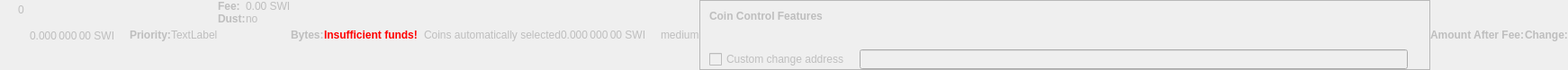
    <widget class="QWidget" name="dummyHideWidget" native="true">
     <property name="enabled">
      <bool>false</bool>
     </property>
     <property name="maximumSize">
      <size>
       <width>100</width>
       <height>22</height>
      </size>
     </property>
     <layout class="QHBoxLayout" name="dummyHideLayout">
      <property name="spacing">
       <number>0</number>
      </property>
      <property name="leftMargin">
       <number>0</number>
      </property>
      <property name="topMargin">
       <number>0</number>
      </property>
      <property name="rightMargin">
       <number>0</number>
      </property>
      <property name="bottomMargin">
       <number>0</number>
      </property>
      <item>
       <layout class="QFormLayout" name="formLayoutCoinControl1">
        <property name="horizontalSpacing">
         <number>10</number>
        </property>
        <property name="verticalSpacing">
         <number>14</number>
        </property>
        <property name="leftMargin">
         <number>10</number>
        </property>
        <property name="topMargin">
         <number>4</number>
        </property>
        <property name="rightMargin">
         <number>6</number>
        </property>
        <item row="0" column="1">
         <widget class="QLabel" name="labelCoinControlBytes">
          <property name="cursor">
           <cursorShape>IBeamCursor</cursorShape>
          </property>
          <property name="contextMenuPolicy">
           <enum>Qt::ActionsContextMenu</enum>
          </property>
          <property name="text">
           <string notr="true">0</string>
          </property>
          <property name="textInteractionFlags">
           <set>Qt::LinksAccessibleByMouse|Qt::TextSelectableByKeyboard|Qt::TextSelectableByMouse</set>
          </property>
         </widget>
        </item>
       </layout>
      </item>
      <item>
       <widget class="QLabel" name="labelCoinControlAfterFee">
        <property name="enabled">
         <bool>false</bool>
        </property>
        <property name="sizePolicy">
         <sizepolicy hsizetype="Fixed" vsizetype="Fixed">
          <horstretch>0</horstretch>
          <verstretch>0</verstretch>
         </sizepolicy>
        </property>
        <property name="minimumSize">
         <size>
          <width>111</width>
          <height>12</height>
         </size>
        </property>
        <property name="maximumSize">
         <size>
          <width>111</width>
          <height>12</height>
         </size>
        </property>
        <property name="cursor">
         <cursorShape>IBeamCursor</cursorShape>
        </property>
        <property name="contextMenuPolicy">
         <enum>Qt::ActionsContextMenu</enum>
        </property>
        <property name="text">
         <string notr="true">0.000 000 00 SWI</string>
        </property>
        <property name="textInteractionFlags">
         <set>Qt::LinksAccessibleByMouse|Qt::TextSelectableByKeyboard|Qt::TextSelectableByMouse</set>
        </property>
       </widget>
      </item>
      <item>
       <widget class="QLabel" name="labelCoinControlPriorityText">
        <property name="enabled">
         <bool>false</bool>
        </property>
        <property name="font">
         <font>
          <weight>75</weight>
          <bold>true</bold>
         </font>
        </property>
        <property name="text">
         <string>Priority:</string>
        </property>
       </widget>
      </item>
      <item>
       <layout class="QHBoxLayout" name="horizontalLayout">
        <item>
         <widget class="QLabel" name="WarningLabel">
          <property name="text">
           <string>TextLabel</string>
          </property>
         </widget>
        </item>
       </layout>
      </item>
      <item>
       <layout class="QFormLayout" name="formLayoutCoinControl3">
        <property name="horizontalSpacing">
         <number>0</number>
        </property>
        <property name="verticalSpacing">
         <number>0</number>
        </property>
        <property name="leftMargin">
         <number>0</number>
        </property>
        <property name="topMargin">
         <number>0</number>
        </property>
        <property name="rightMargin">
         <number>0</number>
        </property>
        <item row="0" column="0">
         <widget class="QLabel" name="labelCoinControlFeeText">
          <property name="enabled">
           <bool>false</bool>
          </property>
          <property name="font">
           <font>
            <weight>75</weight>
            <bold>true</bold>
           </font>
          </property>
          <property name="text">
           <string>Fee:</string>
          </property>
          <property name="margin">
           <number>0</number>
          </property>
         </widget>
        </item>
        <item row="0" column="1">
         <widget class="QLabel" name="labelCoinControlFee">
          <property name="enabled">
           <bool>false</bool>
          </property>
          <property name="cursor">
           <cursorShape>IBeamCursor</cursorShape>
          </property>
          <property name="contextMenuPolicy">
           <enum>Qt::ActionsContextMenu</enum>
          </property>
          <property name="text">
           <string notr="true">0.00 SWI</string>
          </property>
          <property name="textInteractionFlags">
           <set>Qt::LinksAccessibleByMouse|Qt::TextSelectableByKeyboard|Qt::TextSelectableByMouse</set>
          </property>
         </widget>
        </item>
        <item row="1" column="0">
         <widget class="QLabel" name="labelCoinControlLowOutputText">
          <property name="enabled">
           <bool>false</bool>
          </property>
          <property name="font">
           <font>
            <weight>75</weight>
            <bold>true</bold>
           </font>
          </property>
          <property name="text">
           <string>Dust:</string>
          </property>
         </widget>
        </item>
        <item row="1" column="1">
         <widget class="QLabel" name="labelCoinControlLowOutput">
          <property name="enabled">
           <bool>false</bool>
          </property>
          <property name="cursor">
           <cursorShape>IBeamCursor</cursorShape>
          </property>
          <property name="contextMenuPolicy">
           <enum>Qt::ActionsContextMenu</enum>
          </property>
          <property name="text">
           <string>no</string>
          </property>
          <property name="textInteractionFlags">
           <set>Qt::LinksAccessibleByMouse|Qt::TextSelectableByKeyboard|Qt::TextSelectableByMouse</set>
          </property>
         </widget>
        </item>
       </layout>
      </item>
      <item>
       <widget class="QLabel" name="labelCoinControlBytesText">
        <property name="enabled">
         <bool>false</bool>
        </property>
        <property name="font">
         <font>
          <weight>75</weight>
          <bold>true</bold>
         </font>
        </property>
        <property name="text">
         <string>Bytes:</string>
        </property>
       </widget>
      </item>
      <item>
       <layout class="QFormLayout" name="formLayoutCoinControl2">
        <property name="horizontalSpacing">
         <number>0</number>
        </property>
        <property name="verticalSpacing">
         <number>0</number>
        </property>
        <property name="leftMargin">
         <number>0</number>
        </property>
        <property name="topMargin">
         <number>0</number>
        </property>
        <property name="rightMargin">
         <number>0</number>
        </property>
       </layout>
      </item>
      <item>
       <layout class="QHBoxLayout" name="horizontalLayoutCoinControl2">
        <property name="spacing">
         <number>0</number>
        </property>
        <property name="bottomMargin">
         <number>0</number>
        </property>
       </layout>
      </item>
      <item>
       <widget class="QLabel" name="labelCoinControlInsuffFunds">
        <property name="enabled">
         <bool>false</bool>
        </property>
        <property name="minimumSize">
         <size>
          <width>0</width>
          <height>0</height>
         </size>
        </property>
        <property name="font">
         <font>
          <weight>75</weight>
          <bold>true</bold>
         </font>
        </property>
        <property name="styleSheet">
         <string notr="true">color:red;font-weight:bold;</string>
        </property>
        <property name="text">
         <string>Insufficient funds!</string>
        </property>
        <property name="margin">
         <number>5</number>
        </property>
       </widget>
      </item>
      <item>
       <layout class="QFormLayout" name="formLayoutCoinControl4">
        <property name="horizontalSpacing">
         <number>0</number>
        </property>
        <property name="verticalSpacing">
         <number>0</number>
        </property>
        <property name="leftMargin">
         <number>0</number>
        </property>
        <property name="topMargin">
         <number>0</number>
        </property>
        <property name="rightMargin">
         <number>0</number>
        </property>
       </layout>
      </item>
      <item>
       <widget class="QLabel" name="labelCoinControlChangeLabel">
        <property name="enabled">
         <bool>false</bool>
        </property>
        <property name="sizePolicy">
         <sizepolicy hsizetype="Preferred" vsizetype="Expanding">
          <horstretch>0</horstretch>
          <verstretch>0</verstretch>
         </sizepolicy>
        </property>
        <property name="minimumSize">
         <size>
          <width>0</width>
          <height>0</height>
         </size>
        </property>
        <property name="text">
         <string/>
        </property>
        <property name="margin">
         <number>3</number>
        </property>
       </widget>
      </item>
      <item>
       <widget class="QLabel" name="labelCoinControlAutomaticallySelected">
        <property name="enabled">
         <bool>false</bool>
        </property>
        <property name="sizePolicy">
         <sizepolicy hsizetype="Fixed" vsizetype="Fixed">
          <horstretch>0</horstretch>
          <verstretch>0</verstretch>
         </sizepolicy>
        </property>
        <property name="minimumSize">
         <size>
          <width>0</width>
          <height>0</height>
         </size>
        </property>
        <property name="maximumSize">
         <size>
          <width>240</width>
          <height>16777215</height>
         </size>
        </property>
        <property name="text">
         <string>Coins automatically selected</string>
        </property>
        <property name="margin">
         <number>5</number>
        </property>
       </widget>
      </item>
      <item>
       <widget class="QLabel" name="labelCoinControlChange">
        <property name="enabled">
         <bool>false</bool>
        </property>
        <property name="sizePolicy">
         <sizepolicy hsizetype="Fixed" vsizetype="Fixed">
          <horstretch>0</horstretch>
          <verstretch>0</verstretch>
         </sizepolicy>
        </property>
        <property name="minimumSize">
         <size>
          <width>111</width>
          <height>0</height>
         </size>
        </property>
        <property name="maximumSize">
         <size>
          <width>111</width>
          <height>16777215</height>
         </size>
        </property>
        <property name="cursor">
         <cursorShape>IBeamCursor</cursorShape>
        </property>
        <property name="contextMenuPolicy">
         <enum>Qt::ActionsContextMenu</enum>
        </property>
        <property name="text">
         <string notr="true">0.000 000 00 SWI</string>
        </property>
        <property name="textInteractionFlags">
         <set>Qt::LinksAccessibleByMouse|Qt::TextSelectableByKeyboard|Qt::TextSelectableByMouse</set>
        </property>
       </widget>
      </item>
      <item>
       <widget class="QLabel" name="labelCoinControlPriority">
        <property name="enabled">
         <bool>false</bool>
        </property>
        <property name="cursor">
         <cursorShape>IBeamCursor</cursorShape>
        </property>
        <property name="contextMenuPolicy">
         <enum>Qt::ActionsContextMenu</enum>
        </property>
        <property name="text">
         <string>medium</string>
        </property>
        <property name="textInteractionFlags">
         <set>Qt::LinksAccessibleByMouse|Qt::TextSelectableByKeyboard|Qt::TextSelectableByMouse</set>
        </property>
       </widget>
      </item>
      <item>
       <widget class="QFrame" name="frameCoinControl">
        <property name="sizePolicy">
         <sizepolicy hsizetype="Expanding" vsizetype="Expanding">
          <horstretch>0</horstretch>
          <verstretch>0</verstretch>
         </sizepolicy>
        </property>
        <property name="maximumSize">
         <size>
          <width>16777215</width>
          <height>16777215</height>
         </size>
        </property>
        <property name="frameShape">
         <enum>QFrame::StyledPanel</enum>
        </property>
        <property name="frameShadow">
         <enum>QFrame::Sunken</enum>
        </property>
        <layout class="QVBoxLayout" name="verticalLayoutCoinControl2_2">
         <property name="spacing">
          <number>0</number>
         </property>
         <property name="leftMargin">
          <number>0</number>
         </property>
         <property name="topMargin">
          <number>0</number>
         </property>
         <property name="rightMargin">
          <number>0</number>
         </property>
         <property name="bottomMargin">
          <number>0</number>
         </property>
         <item>
          <layout class="QVBoxLayout" name="verticalLayoutCoinControl" stretch="0,0,0,1">
           <property name="spacing">
            <number>0</number>
           </property>
           <property name="leftMargin">
            <number>10</number>
           </property>
           <property name="topMargin">
            <number>10</number>
           </property>
           <item>
            <layout class="QHBoxLayout" name="horizontalLayoutCoinControl1">
             <property name="bottomMargin">
              <number>15</number>
             </property>
             <item>
              <widget class="QLabel" name="labelCoinControlFeatures">
               <property name="enabled">
                <bool>false</bool>
               </property>
               <property name="sizePolicy">
                <sizepolicy hsizetype="Preferred" vsizetype="Maximum">
                 <horstretch>0</horstretch>
                 <verstretch>0</verstretch>
                </sizepolicy>
               </property>
               <property name="font">
                <font>
                 <weight>75</weight>
                 <bold>true</bold>
                </font>
               </property>
               <property name="styleSheet">
                <string notr="true">font-weight:bold;</string>
               </property>
               <property name="text">
                <string>Coin Control Features</string>
               </property>
              </widget>
             </item>
            </layout>
           </item>
           <item>
            <widget class="QWidget" name="widgetCoinControl" native="true">
             <property name="sizePolicy">
              <sizepolicy hsizetype="Preferred" vsizetype="Preferred">
               <horstretch>0</horstretch>
               <verstretch>0</verstretch>
              </sizepolicy>
             </property>
             <property name="minimumSize">
              <size>
               <width>0</width>
               <height>0</height>
              </size>
             </property>
             <property name="styleSheet">
              <string notr="true"/>
             </property>
             <layout class="QHBoxLayout" name="horizontalLayoutCoinControl5_2">
              <property name="leftMargin">
               <number>0</number>
              </property>
              <property name="topMargin">
               <number>0</number>
              </property>
              <property name="rightMargin">
               <number>0</number>
              </property>
              <property name="bottomMargin">
               <number>0</number>
              </property>
              <item>
               <layout class="QHBoxLayout" name="horizontalLayoutCoinControl3">
                <property name="spacing">
                 <number>20</number>
                </property>
                <property name="topMargin">
                 <number>0</number>
                </property>
                <property name="bottomMargin">
                 <number>10</number>
                </property>
               </layout>
              </item>
             </layout>
            </widget>
           </item>
           <item>
            <layout class="QHBoxLayout" name="horizontalLayoutCoinControl4" stretch="0,0,0">
             <property name="spacing">
              <number>12</number>
             </property>
             <property name="sizeConstraint">
              <enum>QLayout::SetDefaultConstraint</enum>
             </property>
             <property name="topMargin">
              <number>5</number>
             </property>
             <property name="rightMargin">
              <number>5</number>
             </property>
             <item>
              <widget class="QCheckBox" name="checkBoxCoinControlChange">
               <property name="enabled">
                <bool>false</bool>
               </property>
               <property name="toolTip">
                <string>If this is activated, but the change address is empty or invalid, change will be sent to a newly generated address.</string>
               </property>
               <property name="text">
                <string>Custom change address</string>
               </property>
              </widget>
             </item>
             <item>
              <widget class="QValidatedLineEdit" name="lineEditCoinControlChange">
               <property name="enabled">
                <bool>false</bool>
               </property>
               <property name="sizePolicy">
                <sizepolicy hsizetype="Expanding" vsizetype="Fixed">
                 <horstretch>0</horstretch>
                 <verstretch>0</verstretch>
                </sizepolicy>
               </property>
              </widget>
             </item>
             <item>
              <widget class="QLabel" name="labelCoinControlChangeLabel_2">
               <property name="sizePolicy">
                <sizepolicy hsizetype="Preferred" vsizetype="Expanding">
                 <horstretch>0</horstretch>
                 <verstretch>0</verstretch>
                </sizepolicy>
               </property>
               <property name="minimumSize">
                <size>
                 <width>0</width>
                 <height>0</height>
                </size>
               </property>
               <property name="text">
                <string/>
               </property>
               <property name="margin">
                <number>3</number>
               </property>
              </widget>
             </item>
            </layout>
           </item>
           <item>
            <spacer name="verticalSpacerCoinControl">
             <property name="orientation">
              <enum>Qt::Vertical</enum>
             </property>
             <property name="sizeHint" stdset="0">
              <size>
               <width>800</width>
               <height>1</height>
              </size>
             </property>
            </spacer>
           </item>
          </layout>
         </item>
        </layout>
       </widget>
      </item>
      <item>
       <widget class="QLabel" name="labelCoinControlAfterFeeText">
        <property name="enabled">
         <bool>false</bool>
        </property>
        <property name="minimumSize">
         <size>
          <width>0</width>
          <height>0</height>
         </size>
        </property>
        <property name="maximumSize">
         <size>
          <width>16777215</width>
          <height>16777215</height>
         </size>
        </property>
        <property name="font">
         <font>
          <weight>75</weight>
          <bold>true</bold>
         </font>
        </property>
        <property name="text">
         <string>Amount After Fee:</string>
        </property>
        <property name="alignment">
         <set>Qt::AlignLeading|Qt::AlignLeft|Qt::AlignVCenter</set>
        </property>
        <property name="margin">
         <number>0</number>
        </property>
       </widget>
      </item>
      <item>
       <widget class="QLabel" name="labelCoinControlChangeText">
        <property name="enabled">
         <bool>false</bool>
        </property>
        <property name="sizePolicy">
         <sizepolicy hsizetype="Preferred" vsizetype="Preferred">
          <horstretch>0</horstretch>
          <verstretch>0</verstretch>
         </sizepolicy>
        </property>
        <property name="minimumSize">
         <size>
          <width>0</width>
          <height>0</height>
         </size>
        </property>
        <property name="maximumSize">
         <size>
          <width>16777215</width>
          <height>16777215</height>
         </size>
        </property>
        <property name="font">
         <font>
          <weight>75</weight>
          <bold>true</bold>
         </font>
        </property>
        <property name="text">
         <string>Change:</string>
        </property>
        <property name="alignment">
         <set>Qt::AlignLeading|Qt::AlignLeft|Qt::AlignVCenter</set>
        </property>
       </widget>
      </item>
     </layout>
    </widget>
